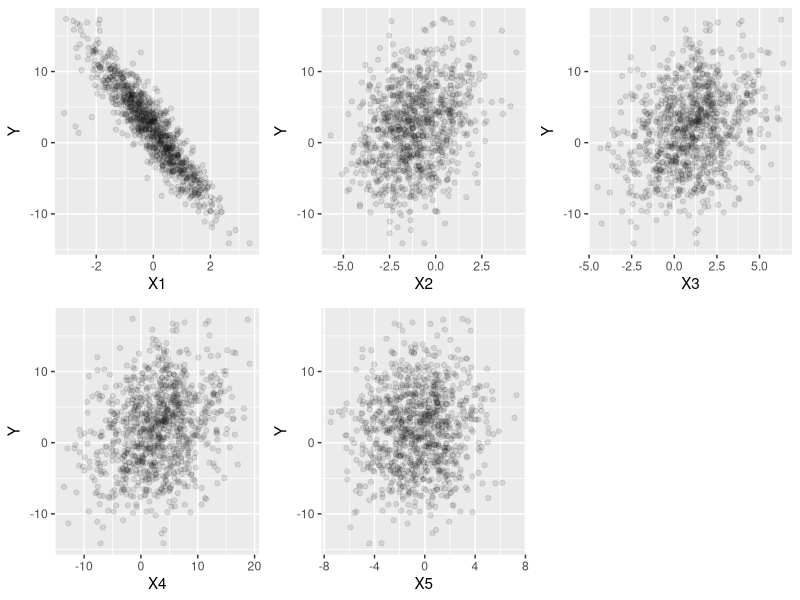

The R script that drew this image: (Note: this script raises an error after producing the figure.)
## ---- chunk 1
setwd("C:/Users/Veeru/Desktop/ML/linear regression")
getwd()
## ---- chunk 2
train2 <- read.csv("TrainData_Group2.csv",header=TRUE, sep = ",")
str(train2)
## ---- chunk 3
sum(is.na(train2))
## ---- chunk 4
library(ggplot2)
library(cowplot)
plot1 <- ggplot(train2, aes(X1, Y)) + geom_point(alpha=0.1)
plot2 <- ggplot(train2, aes(X2, Y)) + geom_point(alpha=0.1)
plot3 <- ggplot(train2, aes(X3, Y)) + geom_point(alpha=0.1)
plot4 <- ggplot(train2, aes(X4, Y)) + geom_point(alpha=0.1)
plot5 <- ggplot(train2, aes(X5, Y)) + geom_point(alpha=0.1)
cowplot::plot_grid(plot1,plot2,plot3,plot4,plot5)
## ---- chunk 5
x <- as.matrix(train2[-ncol(train2)])
int <- rep(1, nrow(x))
x <- cbind(int, x)
y  <- train2$Y
#checking for x matrix variables
colnames(x)
# checking y is a vector having 1000 observations
length(y)
## ---- chunk 6
betas <- t(x) %*% y %*% solve(t(x) %*% x)
## ---- chunk 7
betas <- t(t(x) %*% y) %*% solve(t(x) %*% x)
colnames(betas) <- c("B0", "B1", "B2", "B3", "B4", "B5")
## ---- chunk 8
linearmodel <- lm(Y~.,data=train2)
## ---- chunk 9
comparison <- data.frame(B = t(betas), lm = linearmodel$coefficients)

print(comparison)
## ---- chunk 10
B0 <- mean(y)-(betas[,2]*mean(x[,2]))-(betas[,3]*mean(x[,3]))-(betas[,4]*mean(x[,4]))-(betas[,5]*mean(x[,4]))-(betas[,5]*mean(x[,5]))
B0_values <- data.frame(B0[1],linearmodel$coefficients[1],betas[,1])
row.names(B0_values) <- NULL
B0_values
## ---- chunk 11
y_model_train <- rep(0,nrow(train2))
for (i in 1:nrow(train2)){
  y_model_train[i] <- betas[1] + betas[2]*train2$X1[i] + betas[3]*train2$X2[i] + betas[4]*train2$X3[i] + betas[5]*train2$X4[i] + betas[6]*train2$X5[i]
}
str(y_model_train)
## ---- chunk 12
res2 <- train2$Y - y_model_train
ss_res2 <- sum(res2**2)
ss_tot2 <- sum((y-mean(y))**2)
r_sq2 <- 1-(ss_res2/ss_tot2)
r_sq2
## ---- chunk 13
summary(linearmodel)
## ---- chunk 14
comparison_rsq <- data.frame(r_sq2, summary(linearmodel)[8])
comparison_rsq
## ---- chunk 15
plot(y_model_train,train2$Y)
## ---- chunk 16
test2 <- read.csv("TestData_Group2.csv",header=TRUE, sep = ",")
str(test2)
## ---- chunk 17
sum(is.na(test2))
## ---- chunk 18
nrow(test2)
## ---- chunk 19
y_model_test2 <- rep(0,nrow(test2))
for (i in 1:nrow(test2)){
  y_model_test2[i] <- betas[1] + betas[2]*test2$X1[i] + betas[3]*test2$X2[i] + betas[4]*test2$X3[i] + betas[5]*test2$X4[i] + betas[6]*test2$X5[i]
}
y_model_test2
## ---- chunk 20
predict2 <- predict(linearmodel,test2)
str(predict2)
## ---- chunk 21
plot(predict2,y_model_test2)
## ---- chunk 22
# initializing the required libraries
library(ggplot2)
library(cowplot)
# loading the training_group1 and testing_group2 dataset
train1 <- read.csv("TrainData_Group1.csv",header=TRUE, sep = ",")
test1 <- read.csv("TestData_Group1.csv",header=TRUE, sep = ",")
# plotting Y vs X variables to look at their linear relationship
plota <- ggplot(train1, aes(X1, Y)) + geom_point(alpha=0.1)
plotb <- ggplot(train1, aes(X2, Y)) + geom_point(alpha=0.1)
plotc <- ggplot(train1, aes(X3, Y)) + geom_point(alpha=0.1)
plotd <- ggplot(train1, aes(X4, Y)) + geom_point(alpha=0.1)
plote <- ggplot(train1, aes(X5, Y)) + geom_point(alpha=0.1)
plots <- cowplot::plot_grid(plota,plotb,plotc,plotd,plote)
print(plots)
# creating X and Y matrix
x <- as.matrix(train1[-ncol(train1)])
int <- rep(1, nrow(x))
x <- cbind(int, x)
y  <- train1$Y
# calculating Betas/ Co-efficients and then linear model of ML algorithm and then comparing betas from both the methods
betas <- t(t(x) %*% y) %*% solve(t(x) %*% x)
colnames(betas) <- c("B0", "B1", "B2", "B3", "B4", "B5")
linearmodel <- lm(Y~.,data=train1)
comparison <- data.frame(B = t(betas), lm = linearmodel$coefficients)
print(comparison)
# The newly predicted "y" variable is compared with actual "y" variable of train1 dataset.
y_model_train <- rep(0,nrow(train1))
for (i in 1:nrow(train1)){
  y_model_train[i] <- betas[1] + betas[2]*train1$X1[i] + betas[3]*train1$X2[i] + betas[4]*train1$X3[i] + betas[5]*train1$X4[i] + betas[6]*train1$X5[i]
}
res1 <- train1$Y - y_model_train
ss_res1 <- sum(res1**2)
ss_tot1 <- sum((y-mean(y))**2)
r_sq1 <- 1-(ss_res1/ss_tot1)
comparison_rsq <- data.frame(r_sq1, summary(linearmodel)[8])
print(comparison_rsq)
plot1 <- plot(y_model_train,train1$Y)
# using beta values to predict "y" variable for test1 dataset.
y_model_test1 <- rep(0,nrow(test1))
for (i in 1:nrow(test1)){
  y_model_test1[i] <- betas[1] + betas[2]*test1$X1[i] + betas[3]*test1$X2[i] + betas[4]*test1$X3[i] + betas[5]*test1$X4[i] + betas[6]*test1$X5[i]
}
predict1 <- predict(linearmodel,test1)
plot_pred <- plot(predict1,y_model_test1)
